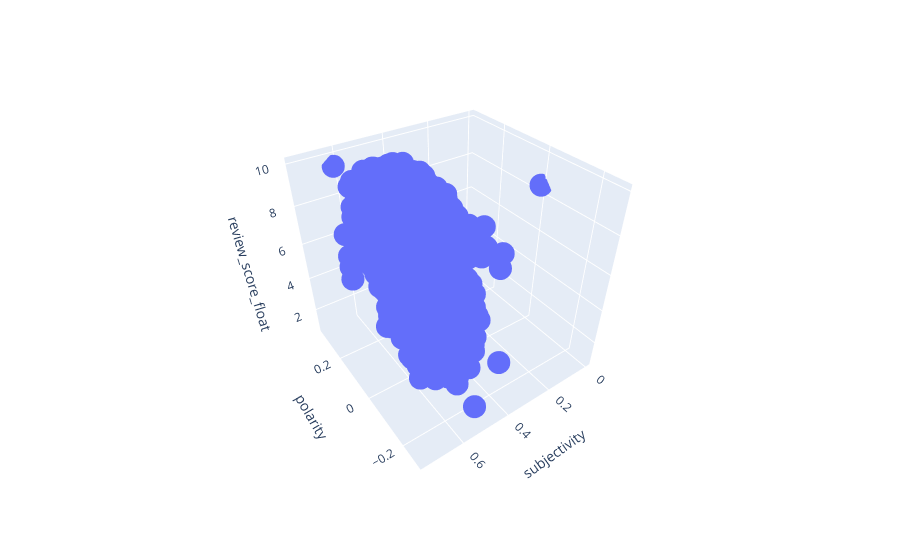

Notebook source saved alongside this figure:
### Markdown cell above
# Exploring Polarity further
So it could be the case that maybe how subjective a review is is indicative of how strong of an affect the polarity is on the review score (i.e. a less subjective review would have review scores that more strongly reflect the polarity of the review)

## Further question
Does a lower subjectivity restrict the spread in scores based on polarity?

### Code cell
fig = px.scatter_3d(x='polarity', y='subjectivity', z='review_score_float', data_frame=ign_df)
fig.show()

### Figure 1 — Plotly figure (JSON) as saved in the notebook; plotly's stock layout.template omitted (floating-point values rounded to 4 significant figures; data arrays with more than 128 entries replaced by an {"elided": "..."} marker saying what was removed)
{"data": [{"hoverlabel": {"namelength": 0}, "hovertemplate": "polarity=%{x}<br>subjectivity=%{y}<br>review_score_float=%{z}", "legendgroup": "", "marker": {"color": "#636efa", "symbol": "circle"}, "mode": "markers", "name": "", "scene": "scene", "showlegend": false, "type": "scatter3d", "x": {"elided": "11072 float values"}, "y": {"elided": "11072 float values"}, "z": {"elided": "11072 float values"}}], "layout": {"autosize": true, "legend": {"tracegroupgap": 0}, "margin": {"t": 60}, "scene": {"aspectmode": "auto", "aspectratio": {"x": 1, "y": 1, "z": 1}, "camera": {"center": {"x": 0, "y": 0, "z": 0}, "eye": {"x": -1.523, "y": 1.074, "z": 1.403}, "projection": {"type": "perspective"}, "up": {"x": 0, "y": 0, "z": 1}}, "domain": {"x": [0, 1], "y": [0, 1]}, "xaxis": {"title": {"text": "polarity"}, "type": "linear"}, "yaxis": {"title": {"text": "subjectivity"}, "type": "linear"}, "zaxis": {"title": {"text": "review_score_float"}, "type": "linear"}}}}
